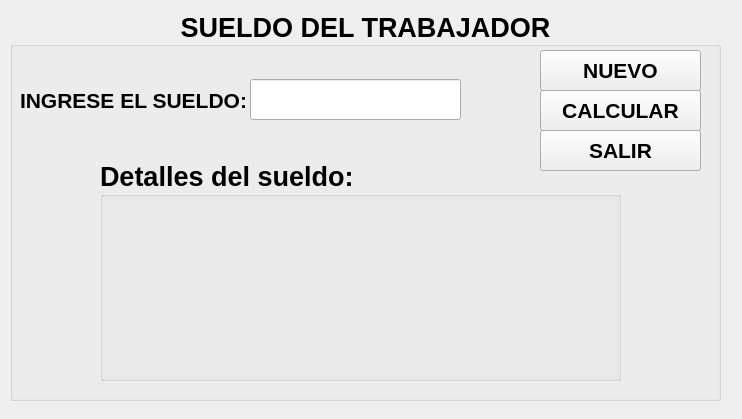
<?xml version="1.0" encoding="UTF-8"?>
<ui version="4.0">
 <class>MainWindow</class>
 <widget class="QMainWindow" name="MainWindow">
  <property name="geometry">
   <rect>
    <x>0</x>
    <y>0</y>
    <width>742</width>
    <height>419</height>
   </rect>
  </property>
  <property name="windowTitle">
   <string>SUELDO</string>
  </property>
  <widget class="QWidget" name="centralwidget">
   <widget class="QGroupBox" name="groupBox">
    <property name="geometry">
     <rect>
      <x>10</x>
      <y>10</y>
      <width>711</width>
      <height>391</height>
     </rect>
    </property>
    <property name="font">
     <font>
      <pointsize>20</pointsize>
      <weight>75</weight>
      <bold>true</bold>
     </font>
    </property>
    <property name="title">
     <string>SUELDO DEL TRABAJADOR</string>
    </property>
    <property name="alignment">
     <set>Qt::AlignCenter</set>
    </property>
    <widget class="QLabel" name="label">
     <property name="geometry">
      <rect>
       <x>10</x>
       <y>60</y>
       <width>231</width>
       <height>61</height>
      </rect>
     </property>
     <property name="font">
      <font>
       <pointsize>16</pointsize>
      </font>
     </property>
     <property name="text">
      <string>INGRESE EL SUELDO:</string>
     </property>
    </widget>
    <widget class="QLineEdit" name="tsueldo">
     <property name="geometry">
      <rect>
       <x>240</x>
       <y>69</y>
       <width>211</width>
       <height>41</height>
      </rect>
     </property>
     <property name="font">
      <font>
       <pointsize>16</pointsize>
      </font>
     </property>
     <property name="alignment">
      <set>Qt::AlignCenter</set>
     </property>
    </widget>
    <widget class="QPushButton" name="bnuevo">
     <property name="geometry">
      <rect>
       <x>530</x>
       <y>40</y>
       <width>161</width>
       <height>41</height>
      </rect>
     </property>
     <property name="font">
      <font>
       <pointsize>16</pointsize>
      </font>
     </property>
     <property name="text">
      <string>NUEVO</string>
     </property>
     <property name="icon">
      <iconset>
       <activeon>../../imagenes/actualespec.png</activeon>
      </iconset>
     </property>
     <property name="iconSize">
      <size>
       <width>40</width>
       <height>40</height>
      </size>
     </property>
    </widget>
    <widget class="QGroupBox" name="groupBox_2">
     <property name="geometry">
      <rect>
       <x>90</x>
       <y>150</y>
       <width>521</width>
       <height>221</height>
      </rect>
     </property>
     <property name="font">
      <font>
       <pointsize>20</pointsize>
       <weight>75</weight>
       <bold>true</bold>
      </font>
     </property>
     <property name="styleSheet">
      <string notr="true">border-bottom-color: rgb(0, 126, 0);</string>
     </property>
     <property name="title">
      <string>Detalles del sueldo:</string>
     </property>
     <widget class="QLabel" name="lbldetalles">
      <property name="geometry">
       <rect>
        <x>10</x>
        <y>40</y>
        <width>491</width>
        <height>161</height>
       </rect>
      </property>
      <property name="font">
       <font>
        <pointsize>15</pointsize>
        <italic>true</italic>
       </font>
      </property>
      <property name="styleSheet">
       <string notr="true"/>
      </property>
      <property name="text">
       <string/>
      </property>
      <property name="alignment">
       <set>Qt::AlignCenter</set>
      </property>
     </widget>
    </widget>
    <widget class="QPushButton" name="bcalcular">
     <property name="geometry">
      <rect>
       <x>530</x>
       <y>80</y>
       <width>161</width>
       <height>41</height>
      </rect>
     </property>
     <property name="font">
      <font>
       <pointsize>16</pointsize>
      </font>
     </property>
     <property name="text">
      <string>CALCULAR</string>
     </property>
     <property name="icon">
      <iconset>
       <activeon>../../imagenes/menudocente.png</activeon>
      </iconset>
     </property>
     <property name="iconSize">
      <size>
       <width>40</width>
       <height>40</height>
      </size>
     </property>
    </widget>
    <widget class="QPushButton" name="bsalir">
     <property name="geometry">
      <rect>
       <x>530</x>
       <y>120</y>
       <width>161</width>
       <height>41</height>
      </rect>
     </property>
     <property name="font">
      <font>
       <pointsize>16</pointsize>
      </font>
     </property>
     <property name="text">
      <string>SALIR</string>
     </property>
     <property name="icon">
      <iconset>
       <activeon>../../imagenes/cerrarest.png</activeon>
      </iconset>
     </property>
     <property name="iconSize">
      <size>
       <width>40</width>
       <height>40</height>
      </size>
     </property>
    </widget>
   </widget>
  </widget>
 </widget>
 <resources/>
 <connections/>
</ui>
